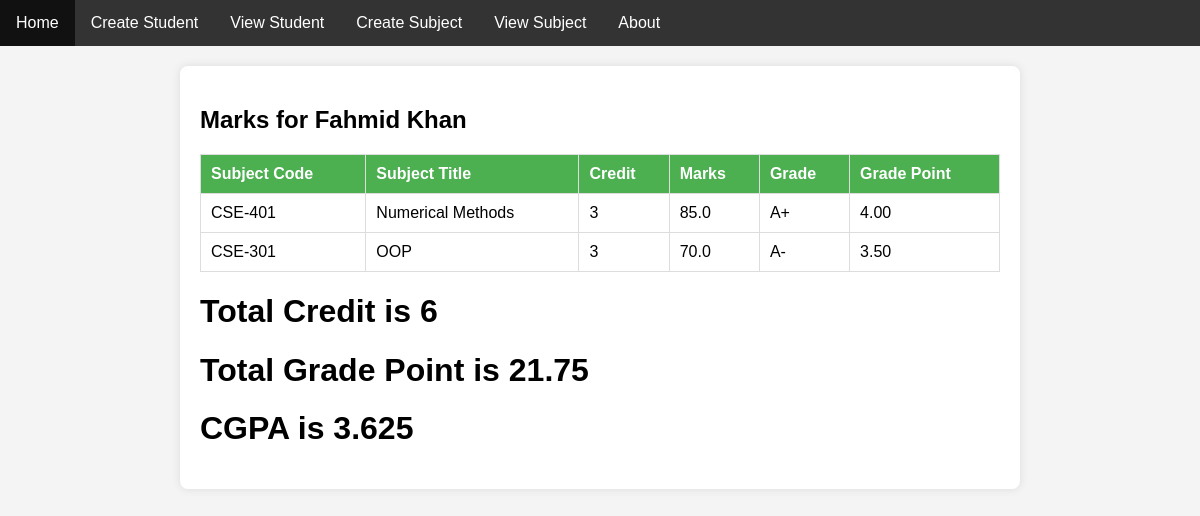
The page /viewMarksPage/5 on the database its author committed.
### myApp/models.py (models this page shows, shortened)
class studentModel(models.Model):
    GENDER=[
        ('male','MALE'),('female','FEMALE')
    ]
    StudentName=models.CharField(max_length=120,null=True)
    Age=models.FloatField()
    Gender=models.CharField(choices=GENDER,max_length=120,null=True)
    Subjects=models.ManyToManyField(SubjectModel)

class MarkModel(models.Model):
    student = models.ForeignKey(studentModel, on_delete=models.CASCADE)
    subject = models.ForeignKey(SubjectModel, on_delete=models.CASCADE)
    marks = models.FloatField()

class SubjectModel(models.Model):
    SubjectName=models.CharField(max_length=120)
    SubjectCode=models.CharField(max_length=120)
    Credit=models.CharField(max_length=120)

### myProject/views.py (the view)
# urls.py: path('viewMarksPage/<str:student_id>', viewMarksPage,name='viewMarksPage'),
def viewMarksPage(request, student_id):
    student = studentModel.objects.get(pk=student_id)
    marks = MarkModel.objects.filter(student=student)
    total_credit = 0
    total_grade_point = 0
    for mark in marks:
        subject_credit = int(mark.subject.Credit)
        if mark.marks >= 40:
            if mark.marks >= 75:
                grade_point = 3.75
            elif mark.marks >= 70:
                grade_point = 3.50
            elif mark.marks >= 65:
                grade_point = 3.25
            elif mark.marks >= 60:
                grade_point = 3.00
            elif mark.marks >= 55:
                grade_point = 2.75
            elif mark.marks >= 50:
                grade_point = 2.50
            elif mark.marks >= 45:
                grade_point = 2.25
            else:
                grade_point = 2.00
            total_credit += subject_credit
            total_grade_point += subject_credit * grade_point
            cgpa=total_grade_point/total_credit
    context = {
        'student': student,
        'marks': marks,
        'total_credit': total_credit,
        'total_grade_point': total_grade_point,
        'cgpa':cgpa
    }
    return render(request, 'viewMarksPage.html', context)

### template/viewMarksPage.html (shortened to what this page needs)
{% include "base.html" %}
{% block content %}
<!DOCTYPE html>
<html lang="en">
<head>
</head>
<body>
<div class="container">
    <h2>Marks for {{ student.StudentName }}</h2>
    <table>
        <thead>
            <tr>
                <th>Subject Code</th>
                <th>Subject Title</th>
                <th>Credit</th>
                <th>Marks</th>
                <th>Grade</th>
                <th>Grade Point</th>
            </tr>
        </thead>
        <tbody>
            {% for mark in marks.all %}
                <tr>
                    <td>{{ mark.subject.SubjectCode }}</td>
                    <td>{{ mark.subject.SubjectName }}</td>
                    <td>{{ mark.subject.Credit }}</td>
                    <td>{{ mark.marks }}</td>
                    <td>
                        {% if mark.marks >= 80 %}
                            A+
                        {% elif mark.marks >= 75 %}
                            A
                        {% elif mark.marks >= 70 %}
                            A-
                        {% elif mark.marks >= 65 %}
                            B+
                        {% elif mark.marks >= 60 %}
                            B
                        {% elif mark.marks >= 55 %}
                            B-
                        {% elif mark.marks >= 50 %}
                            C+
                        {% elif mark.marks >= 45 %}
                            C
                        {% elif mark.marks >= 40 %}
                            D
                        {% else %}
                            F
                        {% endif %}
                    </td>
                    <td>
                        {% if mark.marks >= 80 %}
                            4.00
                        {% elif mark.marks >= 75 %}
                            3.75
                        {% elif mark.marks >= 70 %}
                            3.50
                        {% elif mark.marks >= 65 %}
                            3.25
                        {% elif mark.marks >= 60 %}
                            3.00
                        {% elif mark.marks >= 55 %}
                            2.75
                        {% elif mark.marks >= 50 %}
                            2.50
                        {% elif mark.marks >= 45 %}
                            2.25
                        {% elif mark.marks >= 40 %}
                            2.00
                        {% else %}
                            0.00
                        {% endif %}
                    </td>
                </tr>
            {% endfor %}
        </tbody>
    </table>
    <h1>Total Credit is {{total_credit}}</h1>
    <h1>Total Grade Point is {{total_grade_point}}</h1>
    <h1>CGPA is {{cgpa}}</h1>
</div>
</body>
</html>
{% endblock content %}

### template/viewMarksPage.html (style rules this page uses)
body { font-family: Arial, sans-serif; background-color: #f4f4f4; margin: 0; padding: 0; }
.container { max-width: 800px; margin: 20px auto; background-color: #fff; padding: 20px; border-radius: 8px; box-shadow: 0 0 10px rgba(0, 0, 0, 0.1); }
table { width: 100%; border-collapse: collapse; margin-top: 20px; }
th, td { border: 1px solid #ddd; padding: 10px; text-align: left; }
th { background-color: #4caf50; color: white; }

### rows shown on the page
studentModel: StudentName "Fahmid Khan"
MarkModel: subject.SubjectCode "CSE-401", subject.SubjectName "Numerical Methods", subject.Credit "3", marks "85.0", shows "A+", shows "4.00"
MarkModel: subject.SubjectCode "CSE-301", subject.SubjectName "OOP", subject.Credit "3", marks "70.0", shows "A-", shows "3.50"

### other values the page prints
{{ total_credit }} "6"
{{ total_grade_point }} "21.75"
{{ cgpa }} "3.625"
